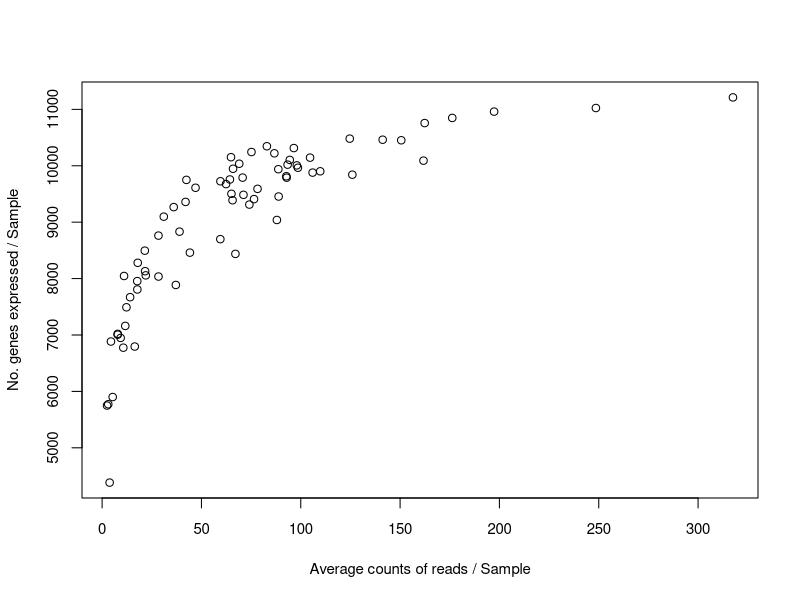
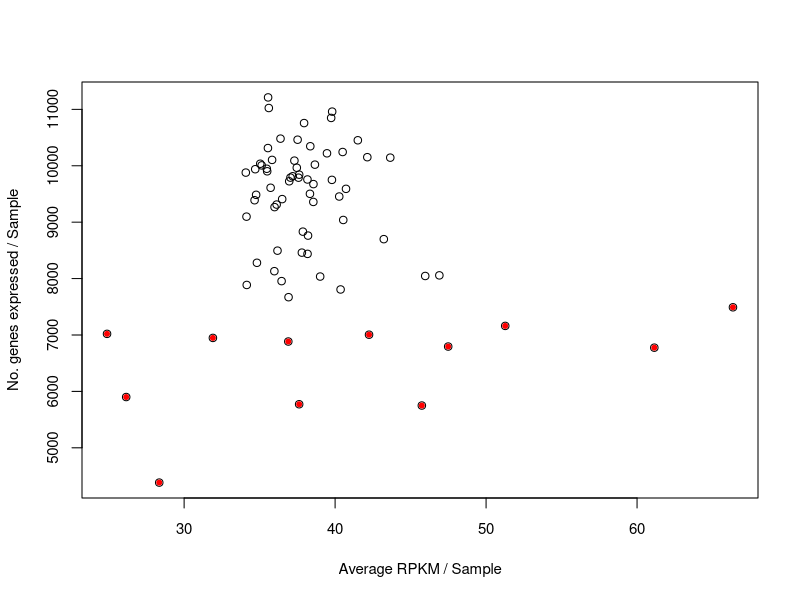
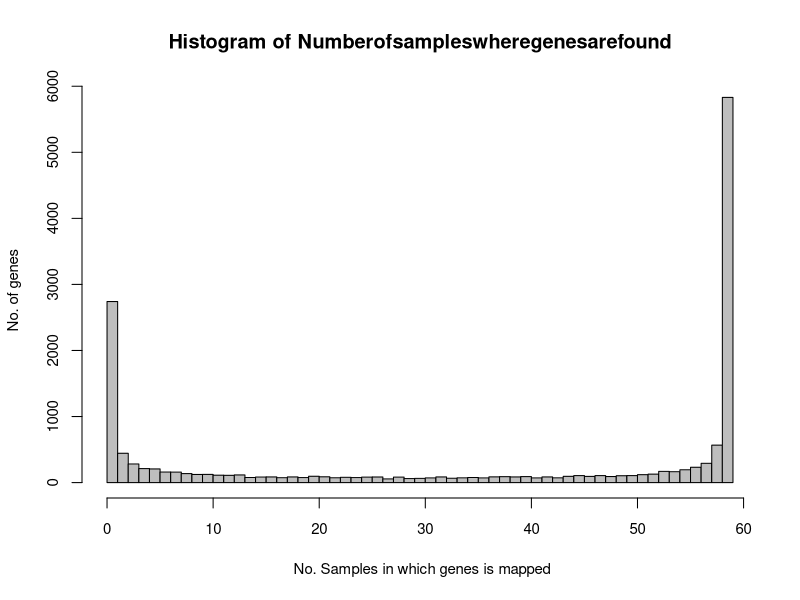

Generate these figures, in order, with R:

#This script takes as input embryoCountsresult_with_length.txt which is the combination of all counts with the addition of the lenght of gene from flybase
#output file is the RPKM for 59 samples

#Analysis before normalization

data=read.table('embryoCountsresult_with_length.txt',sep="\t",header=T)
subdata=data[ ,2:(ncol(data)-1)]
averagereadscount=apply(subdata,2,mean)
ExpressedGenes=apply(subdata>0,2,sum)
plot(x=averagereadscount,y= ExpressedGenes,xlab="Average counts of reads / Sample",ylab="No. genes expressed / Sample",cex.lab=0.9,cex.axis=0.9)

#Analysis after normalization

RPKM=(t(10^9*t(subdata)/apply(subdata,2,sum)))/data$Length
RPKM1=apply(RPKM,2,mean)
ExpressedGenesRPKM=apply(RPKM>0,2,sum)
plot(y=ExpressedGenesRPKM,x= RPKM1,xlab="Average RPKM / Sample",ylab="No. genes expressed / Sample",cex.main=0.9,cex.lab=0.9,cex.axis=0.9)
points(RPKM1[ExpressedGenesRPKM<7500],ExpressedGenesRPKM[ExpressedGenesRPKM<7500],col="red",cex=1,pch=20)



mean(RPKM1[ExpressedGenesRPKM>=7500])
sd(RPKM1[ExpressedGenesRPKM>=7500])

# plot 59 samples after discard 12 samples and keep 7805 genes which were detected in at least 50 samples

samples=RPKM[ ,ExpressedGenesRPKM>7500]
averagegeneexpression=apply(samples,1,mean)
Numberofsampleswheregenesarefound=apply(samples>0,1,sum)
hist(Numberofsampleswheregenesarefound,breaks=50,ylab="No. of genes",xlab=" No. Samples in which genes is mapped",col="gray",cex.lab=0.9,cex.axis=0.9)

samples59=RPKM[ ,apply(RPKM>0,2,sum)>7500]   #---- 15682  59 

genecount=apply(samples59>0,1,sum)     #---15682

Genes_sample59=data.frame(Genes=data$Genes,samples59)      #----- 15682   60

gene=Genes_sample59[rownames(Genes_sample59)[genecount>=50],]   #7805   60

write.table(gene,file="rpkm59_exp50_genes_least_50_samples.tab",sep="\t",quote=F,row.names=F)



